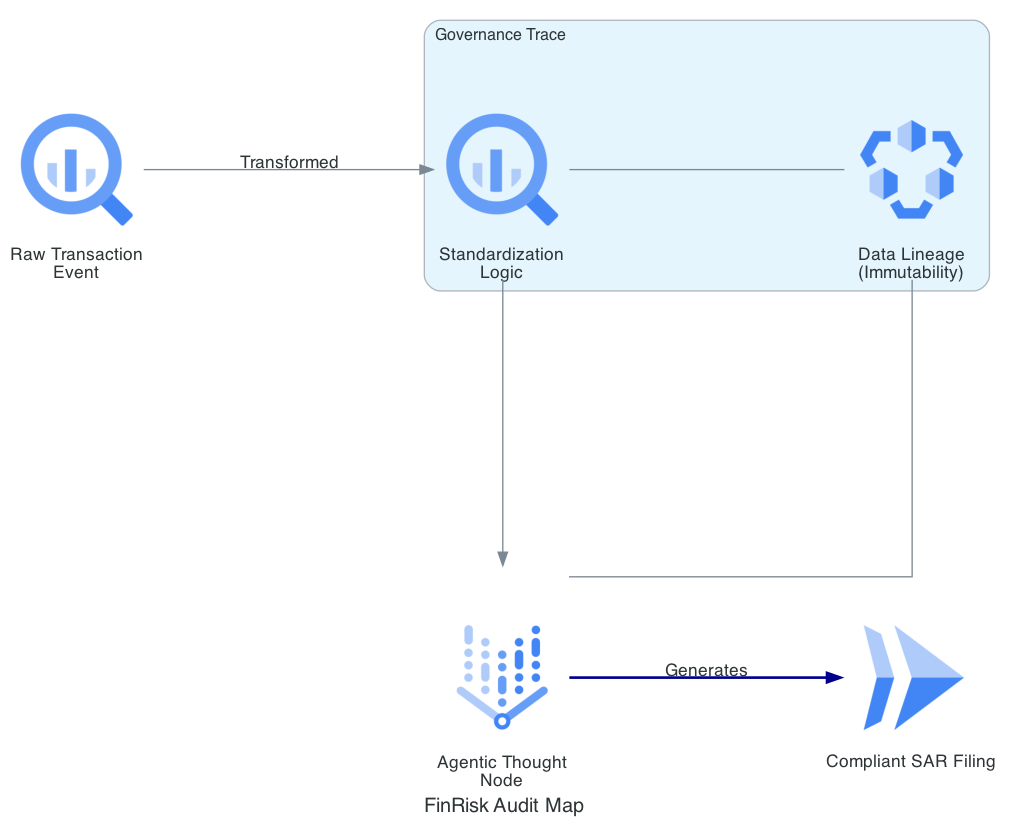

The Python source for this figure:
from diagrams import Diagram, Cluster, Edge
from diagrams.gcp.analytics import BigQuery, DataCatalog
from diagrams.gcp.ml import VertexAI
from diagrams.gcp.compute import Run

graph_attr = {"pad": "0.1", "nodesep": "1.5", "ranksep": "2.0", "bgcolor": "transparent"}

with Diagram("FinRisk Audit Map", show=False, filename="finrisk_audit_map", direction="LR", graph_attr=graph_attr):
    raw_tx = BigQuery("Raw Transaction\nEvent")

    with Cluster("Governance Trace"):
        logic = BigQuery("Standardization\nLogic")
        audit_trail = DataCatalog("Data Lineage\n(Immutability)")

    reasoning = VertexAI("Agentic Thought\nNode")
    sar_filing = Run("Compliant SAR Filing")

    raw_tx >> Edge(label="Transformed") >> logic
    logic >> Edge(label="Input to Agent") >> reasoning
    reasoning >> Edge(label="Generates", style="bold", color="darkblue") >> sar_filing
    
    [logic, reasoning] - audit_trail
